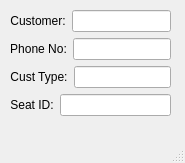
<?xml version="1.0" encoding="UTF-8"?>
<ui version="4.0">
 <class>MainWindow</class>
 <widget class="QMainWindow" name="MainWindow">
  <property name="geometry">
   <rect>
    <x>0</x>
    <y>0</y>
    <width>185</width>
    <height>163</height>
   </rect>
  </property>
  <property name="windowTitle">
   <string>MainWindow</string>
  </property>
  <widget class="QWidget" name="centralwidget">
   <widget class="QWidget" name="verticalLayoutWidget">
    <property name="geometry">
     <rect>
      <x>10</x>
      <y>10</y>
      <width>161</width>
      <height>108</height>
     </rect>
    </property>
    <layout class="QVBoxLayout" name="verticalLayout">
     <item>
      <layout class="QHBoxLayout" name="horizontalLayout_4">
       <item>
        <widget class="QLabel" name="label_4">
         <property name="text">
          <string>Customer:</string>
         </property>
         <property name="alignment">
          <set>Qt::AlignCenter</set>
         </property>
        </widget>
       </item>
       <item>
        <widget class="QLineEdit" name="lineEdit_4"/>
       </item>
      </layout>
     </item>
     <item>
      <layout class="QHBoxLayout" name="horizontalLayout_2">
       <item>
        <widget class="QLabel" name="label_2">
         <property name="text">
          <string>Phone No:</string>
         </property>
         <property name="alignment">
          <set>Qt::AlignCenter</set>
         </property>
        </widget>
       </item>
       <item>
        <widget class="QLineEdit" name="lineEdit_2"/>
       </item>
      </layout>
     </item>
     <item>
      <layout class="QHBoxLayout" name="horizontalLayout">
       <item>
        <widget class="QLabel" name="label">
         <property name="text">
          <string>Cust Type:</string>
         </property>
         <property name="alignment">
          <set>Qt::AlignCenter</set>
         </property>
        </widget>
       </item>
       <item>
        <widget class="QLineEdit" name="lineEdit"/>
       </item>
      </layout>
     </item>
     <item>
      <layout class="QHBoxLayout" name="horizontalLayout_3">
       <item>
        <widget class="QLabel" name="label_3">
         <property name="text">
          <string>Seat ID:</string>
         </property>
         <property name="alignment">
          <set>Qt::AlignCenter</set>
         </property>
        </widget>
       </item>
       <item>
        <widget class="QLineEdit" name="lineEdit_3"/>
       </item>
      </layout>
     </item>
    </layout>
   </widget>
  </widget>
  <widget class="QMenuBar" name="menubar">
   <property name="geometry">
    <rect>
     <x>0</x>
     <y>0</y>
     <width>185</width>
     <height>21</height>
    </rect>
   </property>
  </widget>
  <widget class="QStatusBar" name="statusbar"/>
 </widget>
 <resources/>
 <connections/>
</ui>
